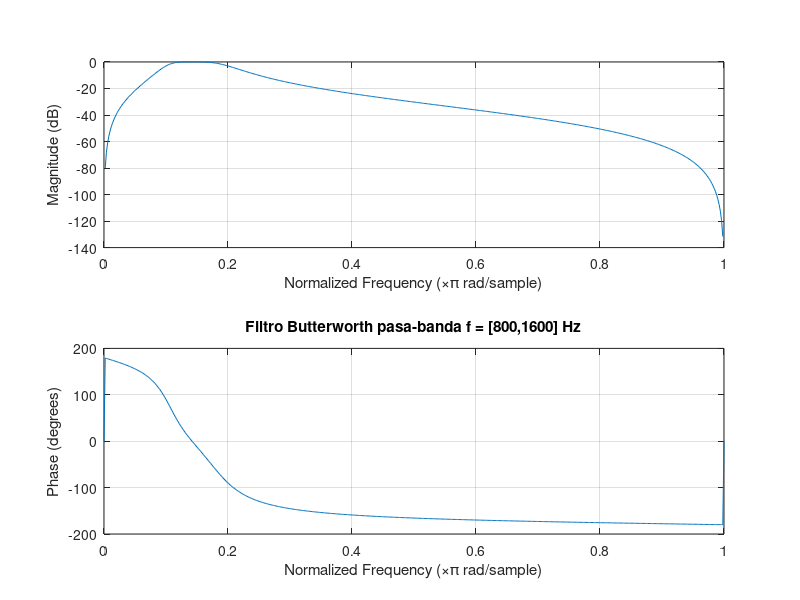

This chart was generated by the following MATLAB code: (Note: this script raises an error after producing the figure.)
%% IV Diseño de filtro IIR 1)
tm = 16000; %sps -> 2
%a) 
fc = 2000; %Hz
Wp = fc*2/tm ;
N = 12;
Rp = 0.5;
Rs = 20;
[B,A] = ellip(N,Rp,Rs,Wp,'low');
freqz(B,A);
title('Filtro pasabajos fc = 2k Hz');
%%  b)
fc = 4000; %Hz
Wp = fc*2/tm ;
N = 12;
Rp = 0.5;
Rs = 20;
[B,A] = ellip(N,Rp,Rs,Wp,'high');
freqz(B,A);
title('Filtro pasa-altos fc = 4k Hz');

%% c)

f1 = 2000; %Hz
f2 = 4000;
Wp = [f1*2/tm f2*2/tm];
N = 6;
Rp = 0.5;
Rs = 20;
[B,A] = ellip(N,Rp,Rs,Wp);
freqz(B,A);
title('Filtro pasa-banda f = [2k,4k] Hz');

%% d

f1 = 2000; %Hz
f2 = 4000;
Wp = [f1*2/tm f2*2/tm];
N = 6;
Rp = 0.5;
Rs = 20;
[B,A] = ellip(N,Rp,Rs,Wp,'stop');
freqz(B,A);
title('Filtro elimina-banda f = [2k,4k] Hz');

%% 2 a)
f1 = 2000; %Hz
f2 = 4000;
Wp = [f1*2/tm f2*2/tm];
N = 2;
R = 2;
[B,A] = cheby1(N,R,Wp);
freqz(B,A);
title('Filtro Cheby1 pasa-banda f = [2k,4k] Hz');
%% b)
f1 = 2000; %Hz
f2 = 4000;
Wp = [f1*2/tm f2*2/tm];
N = 2;
R = 20;
[B,A] = cheby2(N,R,Wp);
freqz(B,A);
title('Filtro Cheby2 pasa-banda f = [2k,4k] Hz');

%% 3)  1

f1 = 800; %Hz
f2 = 1600;
Wp = [f1*2/tm f2*2/tm];
N = 2;
[B,A] = butter(N,Wp);
freqz(B,A);
title('Filtro Butterworth pasa-banda f = [800,1600] Hz');

%% 3) 2

[z,p,k] = butter(4,Wp);

zplane(z,p,k);
title('Plano Z Filtro Butterworth orden 8');


